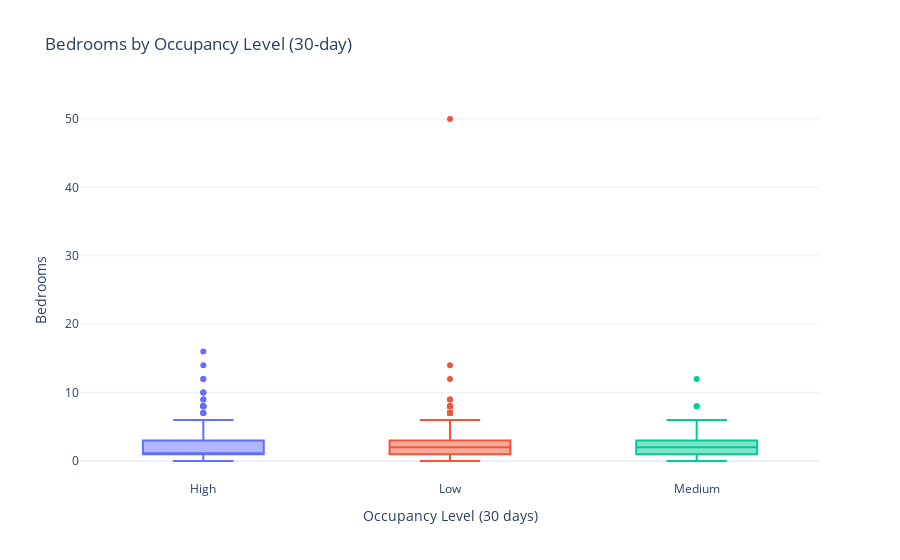
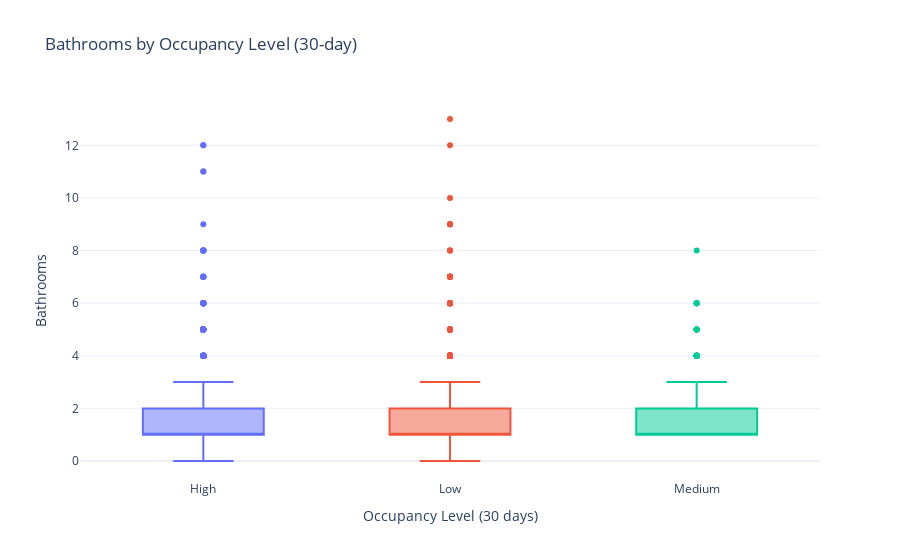
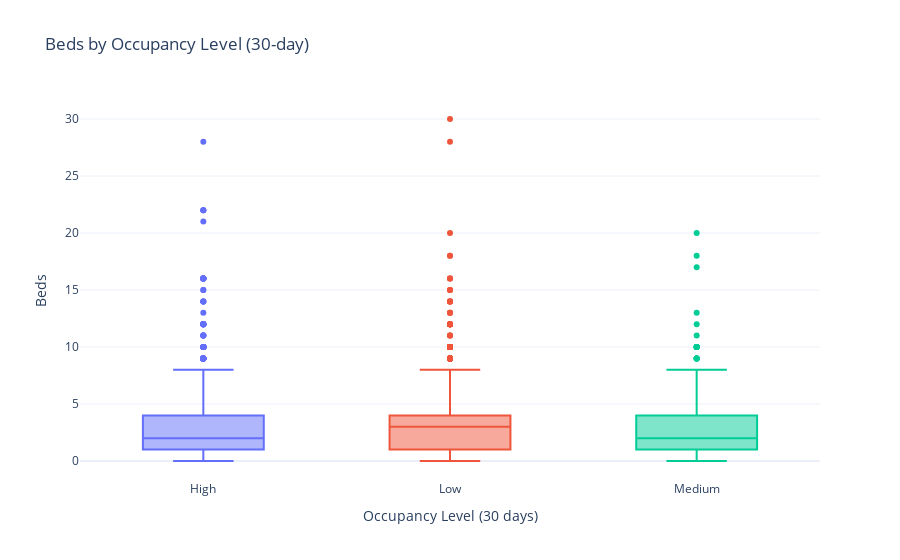

The cell these charts' notebook holds for them, in order:
### Markdown cell above
Boxplor interactivo muestran cómo varían las variables bedrooms, bathrooms y beds según el nivel de ocupación (occupancy_level_30):

vemos que La mediana de la ocupación alta es mas baja que las demás ocupaciones, esto sugiere que Los alojamientos con alta ocupación tienden a ser más pequeños, con menos camas
Podría indicar que la demanda es mayor para alojamientos más compactos  tal vez por precio, ubicación o preferencias de los huéspedes.

### Code cell
import plotly.express as px

# Lista de variables numéricas a graficar
numeric_vars = ['bedrooms', 'bathrooms', 'beds']

for var in numeric_vars:
    fig = px.box(
        df,
        x='occupancy_level_30',
        y=var,
        color='occupancy_level_30',
        title=f'{var.capitalize()} by Occupancy Level (30-day)',
        labels={'occupancy_level_30': 'Occupancy Level (30 days)', var: var.capitalize()},
        template='plotly_white'
    )
    fig.update_layout(showlegend=False)
    fig.show()

### Figure 1 — Plotly figure (JSON) as saved in the notebook; plotly's stock layout.template omitted (floating-point values rounded to 4 significant figures; data arrays with more than 128 entries replaced by an {"elided": "..."} marker saying what was removed)
{"data": [{"alignmentgroup": "True", "hovertemplate": "Occupancy Level (30 days)=%{x}<br>Bedrooms=%{y}<extra></extra>", "legendgroup": "High", "marker": {"color": "#636efa"}, "name": "High", "notched": false, "offsetgroup": "High", "orientation": "v", "showlegend": true, "type": "box", "x": {"elided": "5590 str values"}, "x0": " ", "xaxis": "x", "y": {"elided": "5590 float values"}, "y0": " ", "yaxis": "y"}, {"alignmentgroup": "True", "hovertemplate": "Occupancy Level (30 days)=%{x}<br>Bedrooms=%{y}<extra></extra>", "legendgroup": "Low", "marker": {"color": "#EF553B"}, "name": "Low", "notched": false, "offsetgroup": "Low", "orientation": "v", "showlegend": true, "type": "box", "x": {"elided": "3321 str values"}, "x0": " ", "xaxis": "x", "y": {"elided": "3321 float values"}, "y0": " ", "yaxis": "y"}, {"alignmentgroup": "True", "hovertemplate": "Occupancy Level (30 days)=%{x}<br>Bedrooms=%{y}<extra></extra>", "legendgroup": "Medium", "marker": {"color": "#00cc96"}, "name": "Medium", "notched": false, "offsetgroup": "Medium", "orientation": "v", "showlegend": true, "type": "box", "x": {"elided": "739 str values"}, "x0": " ", "xaxis": "x", "y": {"elided": "739 float values"}, "y0": " ", "yaxis": "y"}], "layout": {"boxmode": "overlay", "legend": {"title": {"text": "Occupancy Level (30 days)"}, "tracegroupgap": 0}, "showlegend": false, "title": {"text": "Bedrooms by Occupancy Level (30-day)"}, "xaxis": {"anchor": "y", "categoryarray": ["High", "Low", "Medium"], "categoryorder": "array", "domain": [0, 1], "title": {"text": "Occupancy Level (30 days)"}}, "yaxis": {"anchor": "x", "domain": [0, 1], "title": {"text": "Bedrooms"}}}}

### Figure 2 — Plotly figure (JSON) as saved in the notebook; plotly's stock layout.template omitted (floating-point values rounded to 4 significant figures; data arrays with more than 128 entries replaced by an {"elided": "..."} marker saying what was removed)
{"data": [{"alignmentgroup": "True", "hovertemplate": "Occupancy Level (30 days)=%{x}<br>Bathrooms=%{y}<extra></extra>", "legendgroup": "High", "marker": {"color": "#636efa"}, "name": "High", "notched": false, "offsetgroup": "High", "orientation": "v", "showlegend": true, "type": "box", "x": {"elided": "5590 str values"}, "x0": " ", "xaxis": "x", "y": {"elided": "5590 float values"}, "y0": " ", "yaxis": "y"}, {"alignmentgroup": "True", "hovertemplate": "Occupancy Level (30 days)=%{x}<br>Bathrooms=%{y}<extra></extra>", "legendgroup": "Low", "marker": {"color": "#EF553B"}, "name": "Low", "notched": false, "offsetgroup": "Low", "orientation": "v", "showlegend": true, "type": "box", "x": {"elided": "3321 str values"}, "x0": " ", "xaxis": "x", "y": {"elided": "3321 float values"}, "y0": " ", "yaxis": "y"}, {"alignmentgroup": "True", "hovertemplate": "Occupancy Level (30 days)=%{x}<br>Bathrooms=%{y}<extra></extra>", "legendgroup": "Medium", "marker": {"color": "#00cc96"}, "name": "Medium", "notched": false, "offsetgroup": "Medium", "orientation": "v", "showlegend": true, "type": "box", "x": {"elided": "739 str values"}, "x0": " ", "xaxis": "x", "y": {"elided": "739 float values"}, "y0": " ", "yaxis": "y"}], "layout": {"boxmode": "overlay", "legend": {"title": {"text": "Occupancy Level (30 days)"}, "tracegroupgap": 0}, "showlegend": false, "title": {"text": "Bathrooms by Occupancy Level (30-day)"}, "xaxis": {"anchor": "y", "categoryarray": ["High", "Low", "Medium"], "categoryorder": "array", "domain": [0, 1], "title": {"text": "Occupancy Level (30 days)"}}, "yaxis": {"anchor": "x", "domain": [0, 1], "title": {"text": "Bathrooms"}}}}

### Figure 3 — Plotly figure (JSON) as saved in the notebook; plotly's stock layout.template omitted (floating-point values rounded to 4 significant figures; data arrays with more than 128 entries replaced by an {"elided": "..."} marker saying what was removed)
{"data": [{"alignmentgroup": "True", "hovertemplate": "Occupancy Level (30 days)=%{x}<br>Beds=%{y}<extra></extra>", "legendgroup": "High", "marker": {"color": "#636efa"}, "name": "High", "notched": false, "offsetgroup": "High", "orientation": "v", "showlegend": true, "type": "box", "x": {"elided": "5590 str values"}, "x0": " ", "xaxis": "x", "y": {"elided": "5590 float values"}, "y0": " ", "yaxis": "y"}, {"alignmentgroup": "True", "hovertemplate": "Occupancy Level (30 days)=%{x}<br>Beds=%{y}<extra></extra>", "legendgroup": "Low", "marker": {"color": "#EF553B"}, "name": "Low", "notched": false, "offsetgroup": "Low", "orientation": "v", "showlegend": true, "type": "box", "x": {"elided": "3321 str values"}, "x0": " ", "xaxis": "x", "y": {"elided": "3321 float values"}, "y0": " ", "yaxis": "y"}, {"alignmentgroup": "True", "hovertemplate": "Occupancy Level (30 days)=%{x}<br>Beds=%{y}<extra></extra>", "legendgroup": "Medium", "marker": {"color": "#00cc96"}, "name": "Medium", "notched": false, "offsetgroup": "Medium", "orientation": "v", "showlegend": true, "type": "box", "x": {"elided": "739 str values"}, "x0": " ", "xaxis": "x", "y": {"elided": "739 float values"}, "y0": " ", "yaxis": "y"}], "layout": {"boxmode": "overlay", "legend": {"title": {"text": "Occupancy Level (30 days)"}, "tracegroupgap": 0}, "showlegend": false, "title": {"text": "Beds by Occupancy Level (30-day)"}, "xaxis": {"anchor": "y", "categoryarray": ["High", "Low", "Medium"], "categoryorder": "array", "domain": [0, 1], "title": {"text": "Occupancy Level (30 days)"}}, "yaxis": {"anchor": "x", "domain": [0, 1], "title": {"text": "Beds"}}}}
